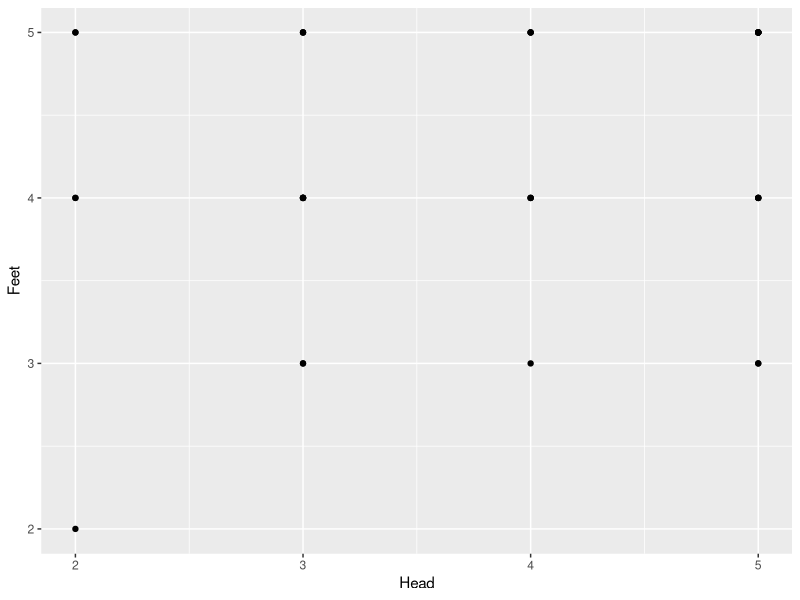

Write the R code that produced this figure.
library(ggplot2)

setwd("~/Desktop")
raw_data <- read.csv("Scorings.csv",sep = ";")
chicken_data <- na.omit(raw_data)
chicken_data


ggplot(data = chicken_data) + 
  geom_point(mapping = aes(x = Head, y = Feet))


